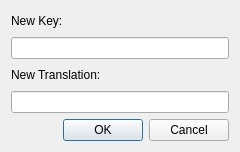
<?xml version="1.0" encoding="UTF-8"?>
<ui version="4.0">
 <class>AddTranslationDialog</class>
 <widget class="QDialog" name="AddTranslationDialog">
  <property name="geometry">
   <rect>
    <x>0</x>
    <y>0</y>
    <width>240</width>
    <height>152</height>
   </rect>
  </property>
  <property name="windowTitle">
   <string>Add New Translation</string>
  </property>
  <layout class="QVBoxLayout" name="verticalLayout">
   <item>
    <widget class="QLabel" name="label">
     <property name="text">
      <string>New Key:</string>
     </property>
    </widget>
   </item>
   <item>
    <widget class="QLineEdit" name="lineEdit"/>
   </item>
   <item>
    <widget class="QLabel" name="label_2">
     <property name="text">
      <string>New Translation:</string>
     </property>
    </widget>
   </item>
   <item>
    <widget class="QLineEdit" name="lineEdit_2"/>
   </item>
   <item>
    <widget class="QDialogButtonBox" name="buttonBox">
     <property name="orientation">
      <enum>Qt::Horizontal</enum>
     </property>
     <property name="standardButtons">
      <set>QDialogButtonBox::Cancel|QDialogButtonBox::Ok</set>
     </property>
    </widget>
   </item>
  </layout>
 </widget>
 <resources/>
 <connections>
  <connection>
   <sender>buttonBox</sender>
   <signal>accepted()</signal>
   <receiver>AddTranslationDialog</receiver>
   <slot>accept()</slot>
   <hints>
    <hint type="sourcelabel">
     <x>248</x>
     <y>254</y>
    </hint>
    <hint type="destinationlabel">
     <x>157</x>
     <y>274</y>
    </hint>
   </hints>
  </connection>
  <connection>
   <sender>buttonBox</sender>
   <signal>rejected()</signal>
   <receiver>AddTranslationDialog</receiver>
   <slot>reject()</slot>
   <hints>
    <hint type="sourcelabel">
     <x>316</x>
     <y>260</y>
    </hint>
    <hint type="destinationlabel">
     <x>286</x>
     <y>274</y>
    </hint>
   </hints>
  </connection>
 </connections>
</ui>
